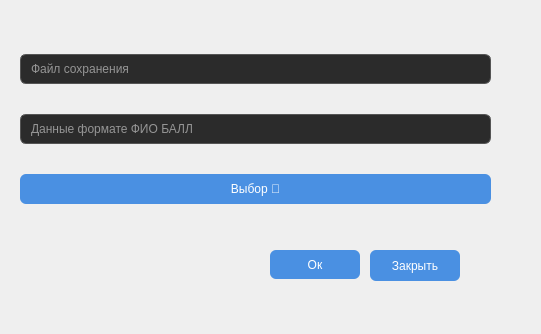
<?xml version="1.0" encoding="UTF-8"?>
<ui version="4.0">
 <class>AddStudentDialog</class>
 <widget class="QDialog" name="AddStudentDialog">
  <property name="geometry">
   <rect>
    <x>0</x>
    <y>0</y>
    <width>541</width>
    <height>334</height>
   </rect>
  </property>
  <property name="windowTitle">
   <string>Dialog</string>
  </property>
  <property name="styleSheet">
   <string notr="true">

/* === QLineEdit поля === */
QLineEdit {
    background-color: #ffffff;
    border: 1px solid #cccccc;
    border-radius: 6px;
    padding: 6px 8px;
    selection-background-color: #a8d0ff;
}



/* === QPushButton === */
QPushButton {
    background-color: #4a90e2;
    color: white;
    border: none;
    border-radius: 6px;
    padding: 8px 16px;
}

QPushButton:hover {
    background-color: #357abd;
}

QPushButton:pressed {
    background-color: #2a5d9f;
}

/* === QDialogButtonBox кнопки === */
QDialogButtonBox QPushButton {
    min-width: 80px;
}

/* === QLabels === */
QLabel {
    font-weight: 500;
}

/* === QLineEdit поля (тёмная тема) === */
QLineEdit {
    background-color: #2b2b2b;    /* тёмный фон */
    color: #ffffff;               /* белый текст */
    border: 1px solid #555555;    /* тёмная граница */
    border-radius: 6px;
    padding: 6px 8px;
    selection-background-color: #4a90e2; /* цвет выделения */
    selection-color: #ffffff;             /* цвет текста при выделении */
}

/* === Эффект при фокусе === */
QLineEdit:focus {
    border: 2px solid #4a90e2;
    outline: none;
}</string>
  </property>
  <widget class="QWidget" name="verticalLayoutWidget">
   <property name="geometry">
    <rect>
     <x>20</x>
     <y>30</y>
     <width>471</width>
     <height>201</height>
    </rect>
   </property>
   <layout class="QVBoxLayout" name="verticalLayout">
    <item>
     <widget class="QLineEdit" name="lineEditFile">
      <property name="placeholderText">
       <string>Файл сохранения</string>
      </property>
     </widget>
    </item>
    <item>
     <widget class="QLineEdit" name="lineEditData">
      <property name="placeholderText">
       <string>Данные формате ФИО БАЛЛ</string>
      </property>
     </widget>
    </item>
    <item>
     <widget class="QPushButton" name="btnBrowse">
      <property name="text">
       <string>Выбор 📂</string>
      </property>
     </widget>
    </item>
   </layout>
  </widget>
  <widget class="QPushButton" name="btnOk">
   <property name="geometry">
    <rect>
     <x>270</x>
     <y>250</y>
     <width>90</width>
     <height>29</height>
    </rect>
   </property>
   <property name="text">
    <string>Ок</string>
   </property>
  </widget>
  <widget class="QPushButton" name="btnClose">
   <property name="geometry">
    <rect>
     <x>370</x>
     <y>250</y>
     <width>90</width>
     <height>31</height>
    </rect>
   </property>
   <property name="text">
    <string>Закрыть</string>
   </property>
  </widget>
 </widget>
 <resources/>
 <connections/>
</ui>
